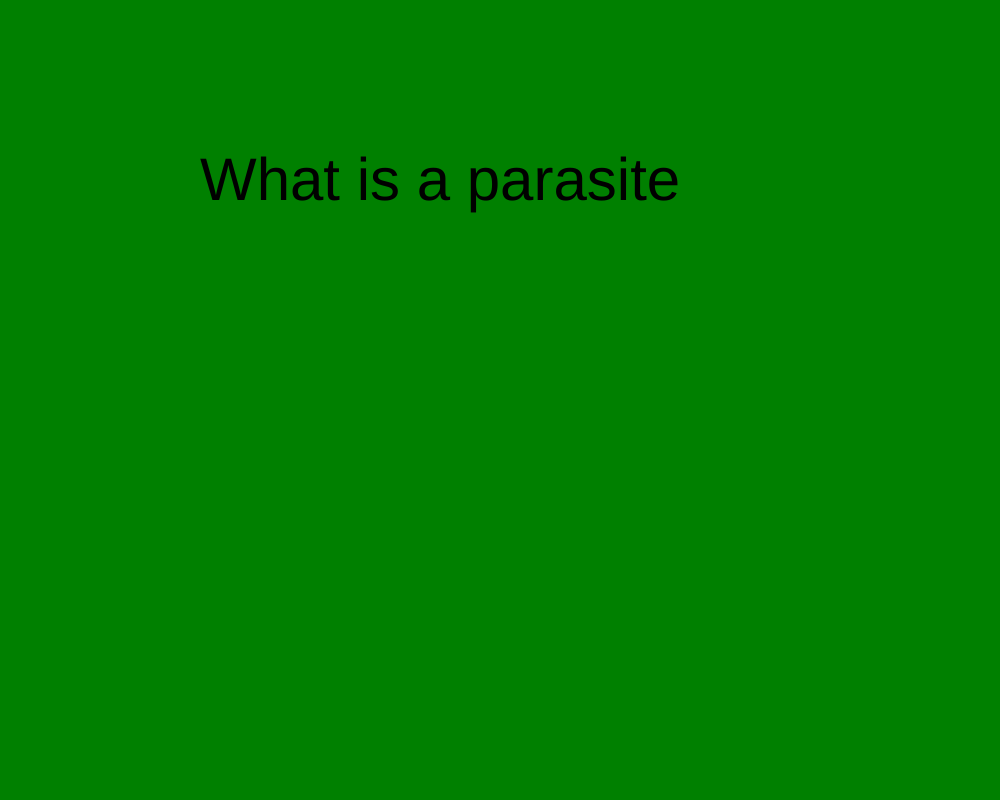
Frame 1 (no input)
Frame 60 (no input): identical to frame 1, image omitted
Frame 120 (the mouse pressed at the canvas centre since frame 60): identical to frame 1, image omitted

The p5.js sketch that drew this single still picture (run headless with seeded random() and noise() and a simulated clock; from frame 60 on, the mouse is pressed at the canvas centre):

// p5.js sketch
// ── sketch.js
var myState = 0
var timer = 0

function setup() {
  // put setup code here
  createCanvas(1000,800) ;
}

function draw() {
  // put drawing code here
  switch(myState){
    case 0:
    background('green')
    textSize(60)
    text('What is a parasite ', 200, 200);

      timer++;
      if (timer > 200){
        myState = 1;
        timer = 0;
      }
    break;

    case 1:
    background('blue')
    text('SOMETHING YOU SEE', 300, 400);
        text('IN PARIS', 300, 400);
    break;

  }
}
